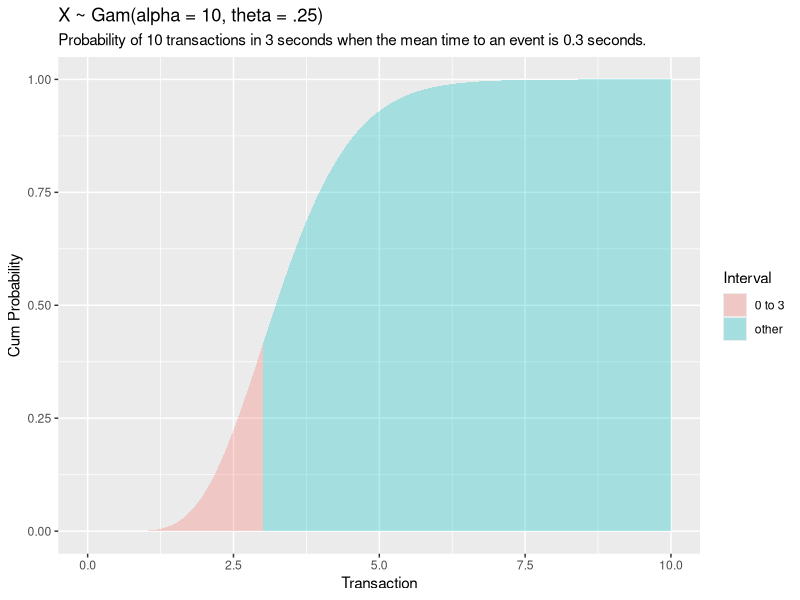

Generate this figure with R:
# https://rpubs.com/mpfoley73/459051

alpha = 10
beta = 1 / 3
x = 3
# exact
pgamma(q = x, shape = alpha, scale = beta)

# simulated
mean(rgamma(n = 10000, shape = alpha, scale = beta) <= x)

library(dplyr)
library(ggplot2)

p <- data.frame(x = 0:1000 / 100, prob = pgamma(q = 0:1000 / 100, shape = alpha, scale = beta, lower.tail = TRUE)) %>%
  mutate(Interval = ifelse(x >= 0 & x <= 3, "0 to 3", "other")) %>% 
  ggplot(aes(x = x, y = prob, fill = Interval)) +
  geom_area(alpha = 0.3) +
  labs(title = "X ~ Gam(alpha = 10, theta = .25)",
       subtitle = "Probability of 10 transactions in 3 seconds when the mean time to an event is 0.3 seconds.",
       x = "Transaction",
       y = "Cum Probability") 

print(p)